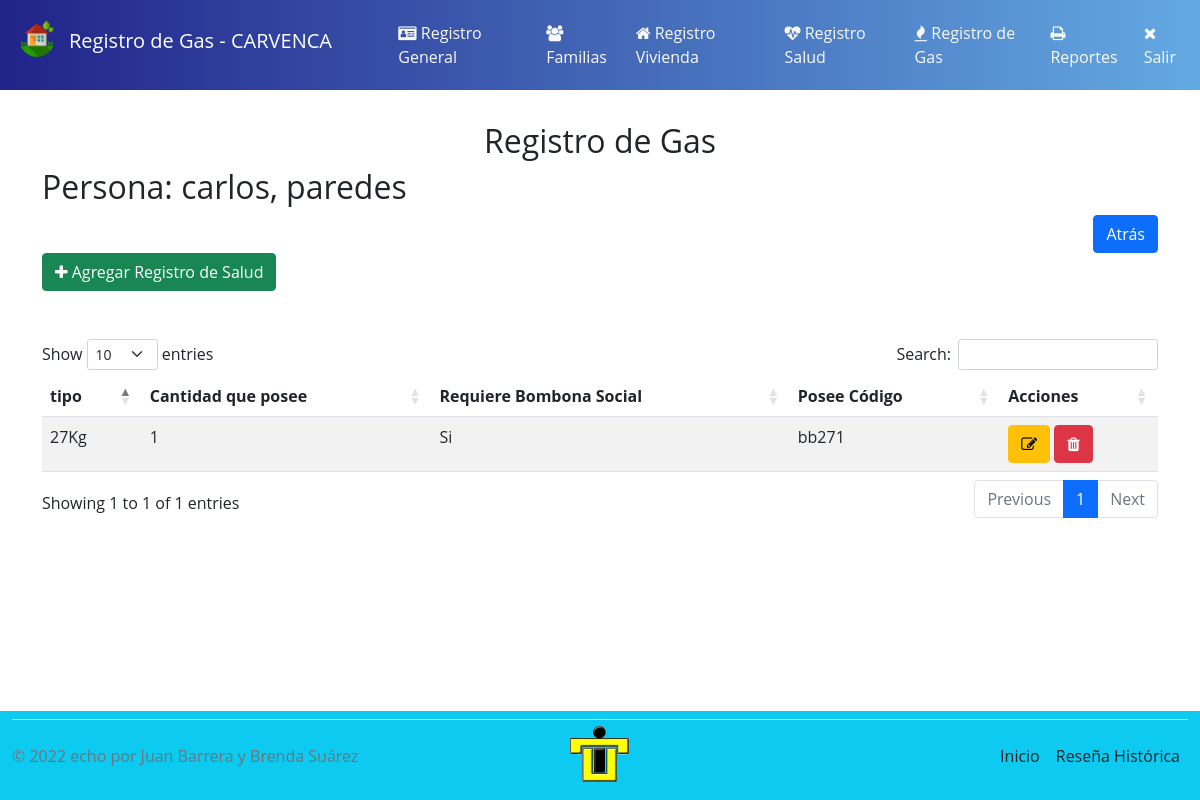
The page /gas.php?persona=13 (signed in) on the database its author committed.
### tables this page shows
CREATE TABLE `general`  (
  `cedula` varchar(40) NOT NULL,
  `nombre` varchar(45) NOT NULL,
  `apellido` varchar(45) NOT NULL,
  `sexo` varchar(30) NOT NULL,
  `nacimiento` date NOT NULL,
  `edoCivil` varchar(40) NOT NULL,
  `telefono` int NOT NULL,
  `jefeFamilia` int NULL DEFAULT 0,
  PRIMARY KEY (`cedula`) USING BTREE
);

CREATE TABLE `gas`  (
  `idGas` varchar(20) NOT NULL,
  `cedula` varchar(40) NOT NULL,
  `cantidad` int NOT NULL,
  `tipo` int NOT NULL,
  `bombonaSocial` int NULL DEFAULT NULL,
  `codigo` varchar(50) NOT NULL,
  PRIMARY KEY (`idGas`) USING BTREE,
  INDEX `cedulaGas`(`cedula` ASC) USING BTREE,
  CONSTRAINT `cedulaGas` FOREIGN KEY (`cedula`) REFERENCES `general` (`cedula`) ON DELETE CASCADE ON UPDATE CASCADE
);

### mostrar.php (called while the page is built, shortened)
<?Php
if ($tituloPagina == 'gas') {
    include_once('conexion.php');
    $consultaPersona = "SELECT cedula, nombre, apellido FROM general WHERE cedula = $id";
    $resultadoPersona = mysqli_query($conexion, $consultaPersona);
    $consultaGas = "SELECT * FROM gas WHERE cedula = $id";
    $resultadogas = mysqli_query($conexion, $consultaGas);
}

### gas.php (the view, shortened to what this page needs)
<?Php
include_once('header.php');
?>
<main>
    <div class="container separacion">
        <div class="row">
            <div class="col-lg-12 text-center">
                <h2>Registro de Gas</h2>
            </div>
        </div>
        <div class="row">
            <?Php
            if (!isset($_GET['persona'])) { ?>
                <form action="#" method="get">
                    <div class="container">
                        <div class="row">
                            <div class="col-lg-4">
                                <label for="persona" class="form-label">Persona </label>
                            </div>
                            <div class="col-lg-6">
                                <select name="persona" id="persona" class="form-select mi-selector">
                                    <option></option>
                                    <?php
                                    while ($row = mysqli_fetch_array($resultado)) {
                                        $id = $row['cedula'];
                                        $nom = $row['nombre'];
                                        $apelli = $row['apellido'];
                                    ?>
                                        <option value="<?= $id ?>"><?= $id ." - ". $nom . " " . $apelli ?></option>
                                    <?php
                                    }
                                    mysqli_free_result($resultado);
                                    mysqli_close($conexion);
                                    ?>
                                </select>
                            </div>
                            <div class="col-lg-2">
                                <input type="submit" value="Ver Registro de Gas" class="btn btn-success">
                            </div>
                        </div>
                    </div>
                </form>
            <?php
            } else {
                $tituloPagina = 'gas';
                $id = $_GET['persona'];
                include_once('mostrar.php');
                $persona = mysqli_fetch_array($resultadoPersona);
                $nombres = $persona['nombre'] . ', ' . $persona['apellido'];
                echo "<h2>Persona: " . $nombres . " </h2>";
            ?>
                <div class="col-lg-12 text-end">
                    <a href="gas.php" class="btn btn-primary offset-lg-6">Atrás</a>
                </div>
                <div class="container">
                    <div class="row">
                        <div class="col-lg-8 mb-5">
                            <a href="nuevogas.php?id=<?= $id ?>&new=1" class="btn btn-success" title="Agregar nuevo Registro de Gas"><i class="fa fa-plus"></i> Agregar Registro de Salud</a>
                        </div>
                        <div class="col-lg-12">
                            <?Php
                            $filas = mysqli_num_rows($resultadogas);
                            if ($filas <= 0) {
                                echo "<h2 class='mt-4 p-3 alert alert-warning' role='alert'>No Hay Registros Asociados a esta persona</h2>";
                            } else {
                            ?>
                                <table class="table table-striped display" id="gas">
                                    <thead>
                                        <tr>
                                            <th>tipo</th>
                                            <th>Cantidad que posee</th>
                                            <th>Requiere Bombona Social</th>
                                            <th>Posee Código</th>
                                            <th>Acciones</th>
                                        </tr>
                                    </thead>
                                    <?php
                                    while ($row = mysqli_fetch_array($resultadogas)) {
                                        $id = $row['idGas'];
                                        $cedula = $row['cedula'];
                                        if ($row['bombonaSocial'] === '1') {
                                            $bombonaSocial = 'Si';
                                        } else {
                                            $bombonaSocial = 'No';
                                        }
                                    ?>
                                        <tr>
                                            <td><?= $row['tipo'] ?>Kg</td>
                                            <td><?= $row['cantidad'] ?></td>
                                            <td><?= $bombonaSocial ?></td>
                                            <td><?= $row['codigo'] ?></td>
                                            <td>
                                                <a href="editarGas.php?edit=1&tipo=gas&id='<?= $id ?>'&persona=<?= $cedula ?>" class="btn btn-warning" title="Editar"><i class="fa fa-edit"></i></a>
                                                <a href="#" class="btn btn-danger" title="Borrar"><i class="fa fa-trash"></i></a>
                                            </td>
                                        </tr>
                                    <?php
                                    }
                                    ?>
                                </table>
                            <?Php
                            }
                            ?>
                        </div>
                    </div>
                </div>
            <?php
            }
            ?>
        </div>
    </div>
</main>
<?php include_once('footer.php'); ?>

### assets/css/estilos.css (style rules this page uses)
* { margin: 0; padding: 0; box-sizing: border-box; }
body { font-family: 'Open Sans', sans-serif; }
.separacion { margin-top: 2rem; }
.table { margin-top: 2em; margin-bottom: 2em; }
main { margin-bottom: 10%; }

### rows shown on the page
general: nombres "carlos, paredes"
gas: tipo "27", cantidad "1", bombonaSocial "Si", codigo "bb271"

### other values the page prints
$tituloPagina "Registro de Gas"
